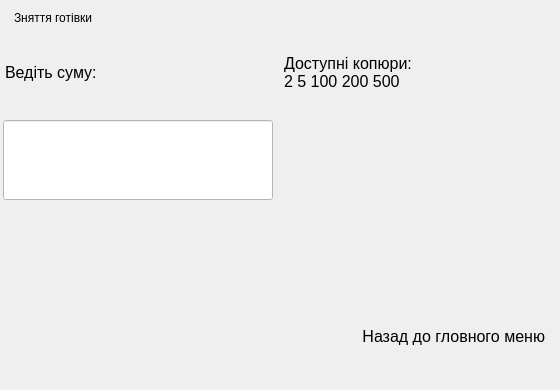
       <widget class="QWidget" name="page_6">
        <widget class="QWidget" name="gridLayoutWidget_6">
         <property name="geometry">
          <rect>
           <x>0</x>
           <y>30</y>
           <width>551</width>
           <height>351</height>
          </rect>
         </property>
         <layout class="QGridLayout" name="gridLayout_7" rowstretch="1,1,1,1" columnstretch="1,1" columnminimumwidth="0,0">
          <item row="3" column="1">
           <widget class="QLabel" name="label_33">
            <property name="maximumSize">
             <size>
              <width>16777215</width>
              <height>80</height>
             </size>
            </property>
            <property name="font">
             <font>
              <pointsize>12</pointsize>
             </font>
            </property>
            <property name="layoutDirection">
             <enum>Qt::LeftToRight</enum>
            </property>
            <property name="styleSheet">
             <string notr="true">margin-right: 2px;
</string>
            </property>
            <property name="text">
             <string>Назад до гловного меню</string>
            </property>
            <property name="alignment">
             <set>Qt::AlignRight|Qt::AlignTrailing|Qt::AlignVCenter</set>
            </property>
           </widget>
          </item>
          <item row="1" column="0">
           <widget class="QLineEdit" name="pinField_4">
            <property name="enabled">
             <bool>true</bool>
            </property>
            <property name="minimumSize">
             <size>
              <width>0</width>
              <height>80</height>
             </size>
            </property>
            <property name="font">
             <font>
              <pointsize>26</pointsize>
              <weight>75</weight>
              <italic>false</italic>
              <bold>true</bold>
              <underline>false</underline>
              <strikeout>false</strikeout>
             </font>
            </property>
            <property name="styleSheet">
             <string notr="true">background-color: white;
border-color: black;
margin-left: 3px;</string>
            </property>
            <property name="text">
             <string/>
            </property>
           </widget>
          </item>
          <item row="0" column="0">
           <widget class="QLabel" name="label_22">
            <property name="maximumSize">
             <size>
              <width>16777215</width>
              <height>80</height>
             </size>
            </property>
            <property name="font">
             <font>
              <pointsize>12</pointsize>
             </font>
            </property>
            <property name="styleSheet">
             <string notr="true">border-width: 0px;
margin: 1px;</string>
            </property>
            <property name="text">
             <string>Ведіть суму:</string>
            </property>
           </widget>
          </item>
          <item row="2" column="1">
           <widget class="QLabel" name="label_25">
            <property name="maximumSize">
             <size>
              <width>16777215</width>
              <height>80</height>
             </size>
            </property>
            <property name="font">
             <font>
              <pointsize>12</pointsize>
             </font>
            </property>
            <property name="styleSheet">
             <string notr="true">border-width: 0px;
margin: 1px;</string>
            </property>
            <property name="text">
             <string/>
            </property>
           </widget>
          </item>
          <item row="0" column="1">
           <widget class="QLabel" name="label_27">
            <property name="maximumSize">
             <size>
              <width>16777215</width>
              <height>80</height>
             </size>
            </property>
            <property name="font">
             <font>
              <pointsize>12</pointsize>
             </font>
            </property>
            <property name="styleSheet">
             <string notr="true">border-width: 0px;
margin: 1px;</string>
            </property>
            <property name="text">
             <string>Доступні копюри: 
2 5 100 200 500</string>
            </property>
            <property name="wordWrap">
             <bool>true</bool>
            </property>
           </widget>
          </item>
         </layout>
        </widget>
        <widget class="QLabel" name="label_26">
         <property name="geometry">
          <rect>
           <x>10</x>
           <y>10</y>
           <width>151</width>
           <height>16</height>
          </rect>
         </property>
         <property name="styleSheet">
          <string notr="true">border-width: 0px;
margin: 1px;</string>
         </property>
         <property name="text">
          <string>Зняття готівки</string>
         </property>
        </widget>
       </widget>
